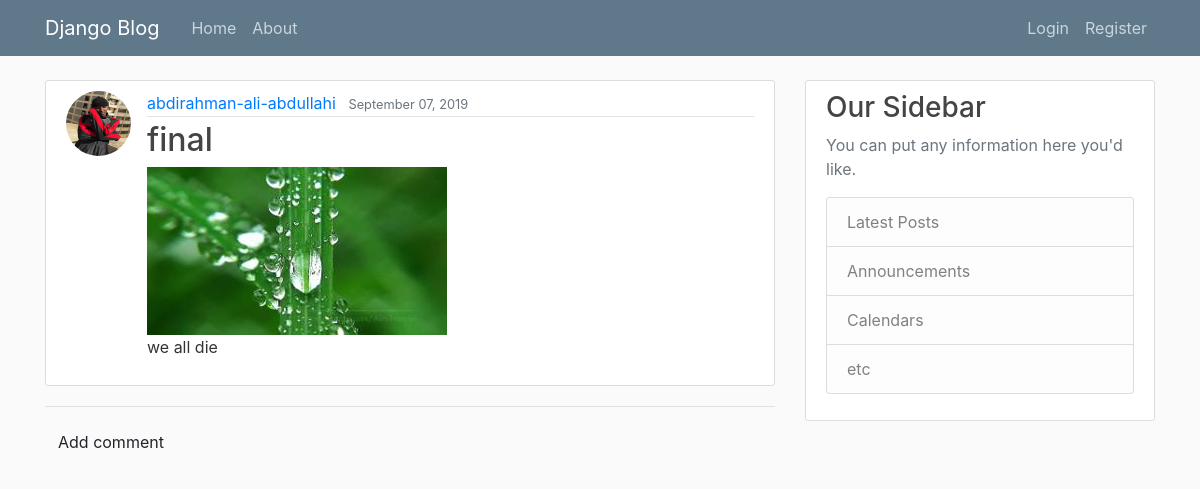
The page /post/30/ on the database its author committed.
### blog/models.py (models this page shows, shortened)
class Post(models.Model):
	title=models.CharField(max_length=100)
	content=models.TextField()
	date_posted=models.DateTimeField(default=timezone.now)
	author=models.ForeignKey(User,on_delete=models.CASCADE)
	image=models.ImageField(default='default.jpg',upload_to='post_media')

### users/models.py (models this page shows, shortened)
class Profile(models.Model):
	user=models.OneToOneField(User,on_delete=models.CASCADE)
	image=models.ImageField(default='default.jpg',upload_to='profile_pics')

### blog/views.py (the view)
# urls.py: path('post/<int:pk>/',PostDetailView.as_view(),name='post-detail' ),
class PostDetailView(DetailView):
    model=Post

### blog/templates/blog/post_detail.html (shortened to what this page needs)
{% extends 'blog/base.html' %}
{% block content %}
  <article class="media content-section">
	  <img class='rounded-circle article-img'src='{{ object.author.profile.image.url }}'>
	  <div class="media-body">
	    <div class="article-metadata">
	      <a class="mr-2" href="{% url 'user-posts' object.author.username %}">{{ object.author }}</a>
	      <small class="text-muted">{{ object.date_posted|date:'F d, Y' }}</small>
	    </div>
	    <h2 class="article-title">{{ object.title }}</h2>
	    <img src="{{ post.image.url }}">
	    <p class="article-content">{{ object.content }}</p>
	  </div>
  </article>
  <hr>
  	<a class="btn btn-default" href="{% url 'add_comment_to_post' pk=post.pk %}">Add comment</a>
{% endblock content %}

### blog/static/blog/main.css (style rules this page uses)
body { background: #fafafa; color: #333333; margin-top: 5rem; }
h1, h2, h3, h4, h5, h6 { color: #444444; }
.content-section { background: #ffffff; padding: 10px 20px; border: 1px solid #dddddd; border-radius: 3px; margin-bottom: 20px; }
.article-title { color: #444444; }
.article-content { white-space: pre-line; }
.article-img { height: 65px; width: 65px; margin-right: 16px; }
.article-metadata { padding-bottom: 1px; margin-bottom: 4px; border-bottom: 1px solid #e3e3e3 }

### rows shown on the page
Post: author.profile.image (picture), author "abdirahman-ali-abdullahi", date_posted "September 07, 2019", title "final", image (placeholder picture), content "we all die"
